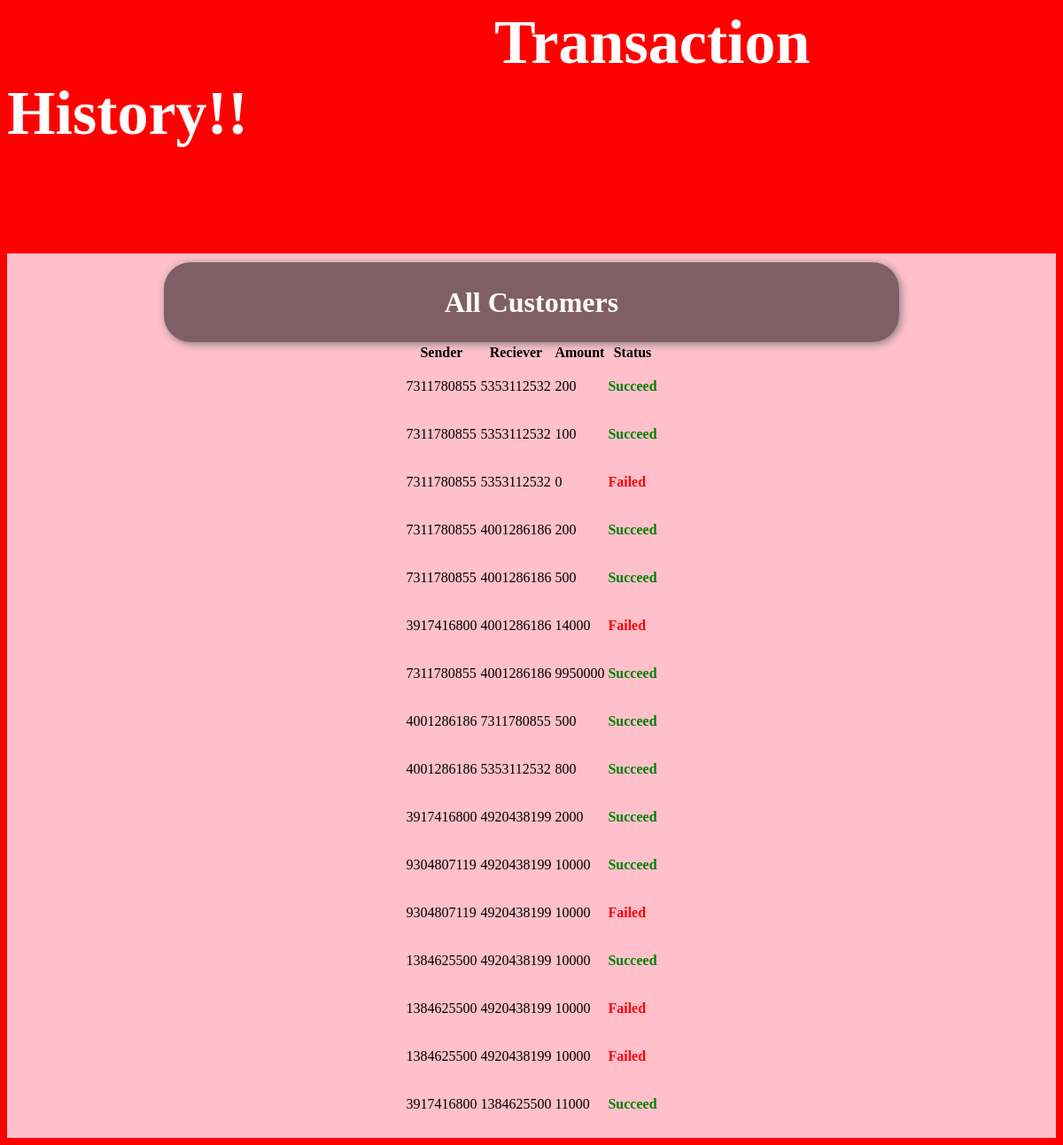
The page /transactionhistory.php on the database its author committed.
### tables this page shows
CREATE TABLE `transactions` (
  `sr` int(11) NOT NULL,
  `sender` varchar(10) NOT NULL,
  `receiver` varchar(10) NOT NULL,
  `amount` bigint(20) NOT NULL,
  `status` varchar(10) NOT NULL
);

### transactionhistory.php (the view, shortened to what this page needs)
<!DOCTYPE html>
<marquee direction="left" scrollmount="1">
<a style="margin:auto;width:50%;padding:550px;font-size:70px; font-weight: bold;color:white; ">Transaction History!!</a>
</marquee>
<body style="background-color:#ff0000;">
<?php include 'config.php'; ?>
<center>
 <div class="container" style="margin-top: 10%; padding:10px 80px 10px 80px; background-color:Pink;">
            <div
                style="width:80%; background-color:rgba(0,0,0,.5); padding:5px 5px 5px 5px; border-radius:30px; box-shadow: 2px 2px 10px gray;">
                <h1 style=" color:white;">All Customers</h1>
            </div>
            <?php
    $conn = mysqli_connect($servername, $username, $password,"sparksbank");
    if(!$conn){
        die("Connection not established: ".mysqli_connect_error());
    }else{
        $sql = "SELECT * FROM `transactions`";
        $result = mysqli_query($conn, $sql);
?>
          <div class="table-responsive-sm">
          <table class="table table-hover table-striped table-condensed table-bordered">
                <thead >
                    <tr>
                        <th class="text-center">Sender</th>
                        <th class="text-center">Reciever</th>
                        <th class="text-center">Amount</th>
                        <th class="text-center">Status</th>
                    </tr>
                </thead>
                <?php
echo "<tbody >";
        while($row = mysqli_fetch_assoc($result)){
        if(!(empty($row['sender']) && empty($row['receiver']) && empty($row['amount'])))
            {echo    '
            <tr>
              <td>'.$row['sender'].'</td>
              <td>'.$row['receiver'].'</td>
              <td>'.$row['amount'].'</td>
              <td>'; ?> <?php if($row['status'] == "succeed"){echo '<b><p style="color:green;">Succeed</p></b>';}else{echo '<b><p style="color:red;">Failed</p></b>';} ?>
              <?php echo '</td>
              </tr>';}
    }
    }
    echo "</tbody>";
?>
        </div>
    </center>
</body>
</html>

### rows shown on the page
transactions: sender "7311780855", receiver "5353112532", amount "200", status "Succeed"
transactions: sender "7311780855", receiver "5353112532", amount "100", status "Succeed"
transactions: sender "7311780855", receiver "5353112532", amount "0", status "Failed"
transactions: sender "7311780855", receiver "4001286186", amount "200", status "Succeed"
transactions: sender "7311780855", receiver "4001286186", amount "500", status "Succeed"
transactions: sender "3917416800", receiver "4001286186", amount "14000", status "Failed"
transactions: sender "7311780855", receiver "4001286186", amount "9950000", status "Succeed"
transactions: sender "4001286186", receiver "7311780855", amount "500", status "Succeed"
transactions: sender "4001286186", receiver "5353112532", amount "800", status "Succeed"
transactions: sender "3917416800", receiver "4920438199", amount "2000", status "Succeed"
transactions: sender "9304807119", receiver "4920438199", amount "10000", status "Succeed"
transactions: sender "9304807119", receiver "4920438199", amount "10000", status "Failed"
transactions: sender "1384625500", receiver "4920438199", amount "10000", status "Succeed"
transactions: sender "1384625500", receiver "4920438199", amount "10000", status "Failed"
transactions: sender "1384625500", receiver "4920438199", amount "10000", status "Failed"
transactions: sender "3917416800", receiver "1384625500", amount "11000", status "Succeed"
